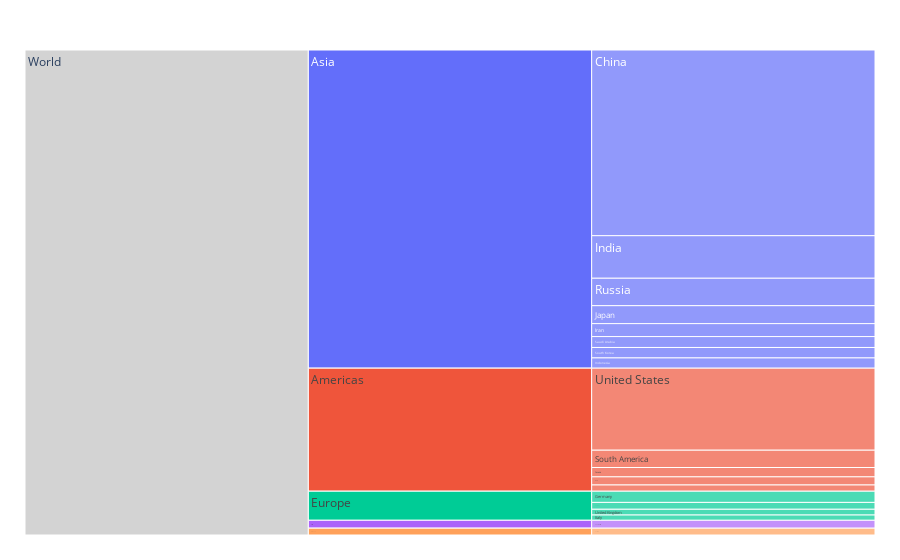

Notebook code cell kept with this figure:
### Code cell
df2 = pd.read_csv("plotData2020GlobalEmissions.csv")

import plotly.express as px
df = px.data.tips()
fig = px.icicle(df2, path=[px.Constant("World"), 'continent', 'country'], values='share_global_co2')
fig.update_traces(root_color="lightgrey")
fig.update_layout(margin = dict(t=50, l=25, r=25, b=25))
fig.show()

### Figure 1 — Plotly figure (JSON) as saved in the notebook; plotly's stock layout.template omitted (floating-point values rounded to 4 significant figures)
{"data": [{"branchvalues": "total", "domain": {"x": [0, 1], "y": [0, 1]}, "hovertemplate": "labels=%{label}<br>share_global_co2=%{value}<br>parent=%{parent}<br>id=%{id}<extra></extra>", "ids": ["World/Oceania/Australia", "World/Americas/Brazil", "World/Americas/Canada", "World/Asia/China", "World/Europe/Germany", "World/Asia/India", "World/Asia/Indonesia", "World/Asia/Iran", "World/Europe/Italy", "World/Asia/Japan", "World/Americas/Mexico", "World/Asia/Russia", "World/Asia/Saudi Arabia", "World/Africa/South Africa", "World/Americas/South America", "World/Asia/South Korea", "World/Europe/Turkey", "World/Europe/United Kingdom", "World/Americas/United States", "World/Africa", "World/Americas", "World/Asia", "World/Europe", "World/Oceania", "World"], "labels": ["Australia", "Brazil", "Canada", "China", "Germany", "India", "Indonesia", "Iran", "Italy", "Japan", "Mexico", "Russia", "Saudi Arabia", "South Africa", "South America", "South Korea", "Turkey", "United Kingdom", "United States", "Africa", "Americas", "Asia", "Europe", "Oceania", "World"], "name": "", "parents": ["World/Oceania", "World/Americas", "World/Americas", "World/Asia", "World/Europe", "World/Asia", "World/Asia", "World/Asia", "World/Europe", "World/Asia", "World/Americas", "World/Asia", "World/Asia", "World/Africa", "World/Americas", "World/Asia", "World/Europe", "World/Europe", "World/Americas", "World", "World", "World", "World", "World", ""], "root": {"color": "lightgrey"}, "type": "icicle", "values": [1.13, 1.34, 1.54, 30.65, 1.85, 7.02, 1.69, 2.14, 0.87, 2.96, 1.03, 4.53, 1.8, 1.3, 2.86, 1.72, 1.13, 0.95, 13.54, 1.3, 20.31, 52.51, 4.8, 1.13, 80.05]}], "layout": {"legend": {"tracegroupgap": 0}, "margin": {"b": 25, "l": 25, "r": 25, "t": 50}}}
